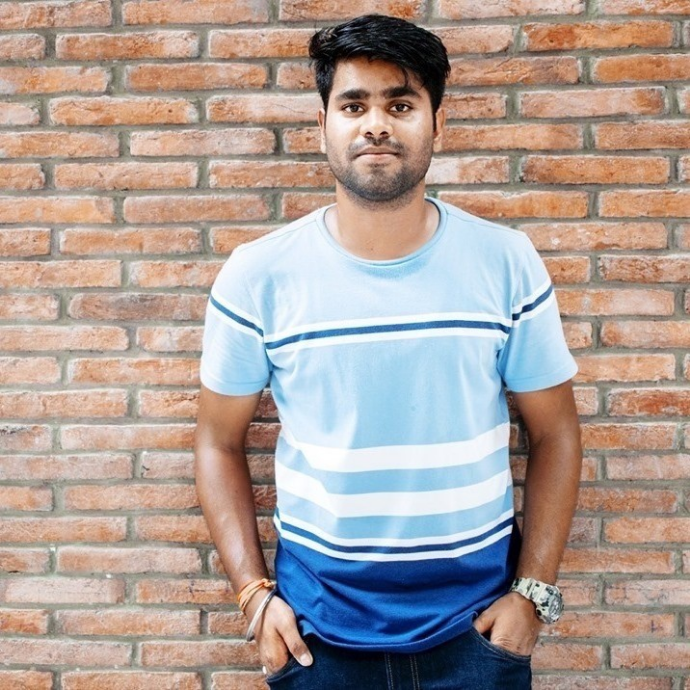
#> input picture img/aryasoni.png, 690 x 690 px, found by its file name
$ jupyter execute app.ipynb
#> lines starting #> are read from the running program, lines starting #| are printed output that depends on the picture; after the words box and inside, x2 and y2 are one past the last pixel; in counts of white or black regions, pixels touching at a corner belong together
[cell 1]
import cv2
import numpy as np

[cell 2]
img = cv2.imread("aryasoni.png")
#> img is the input picture: shape (690, 690, 3); mean B, G, R 152.7, 158.7, 172.9

# 1) Edges
gray = cv2.cvtColor(img, cv2.COLOR_BGR2GRAY)
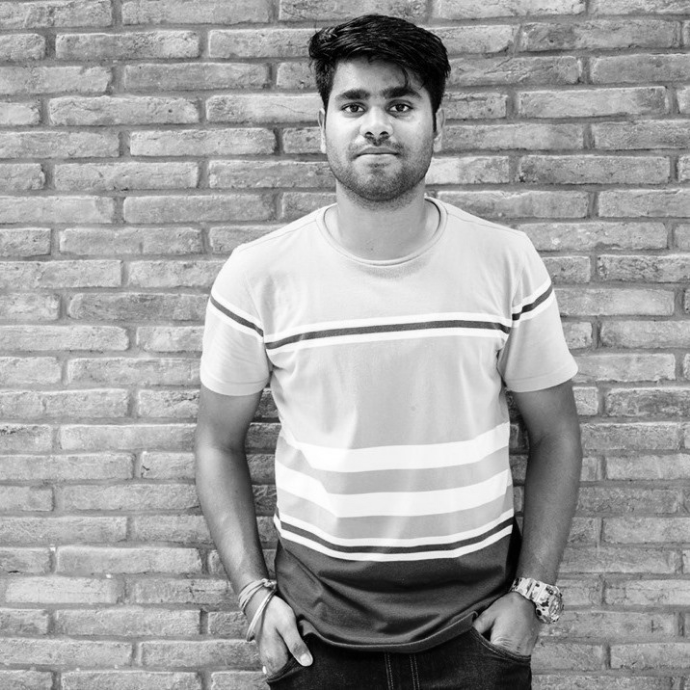
#> gray: shape (690, 690); min 0, max 255, mean 162.2
gray = cv2.medianBlur(gray, 5)
edges = cv2.adaptiveThreshold(gray, 255, cv2.ADAPTIVE_THRESH_MEAN_C, cv2.THRESH_BINARY, 9, 9)
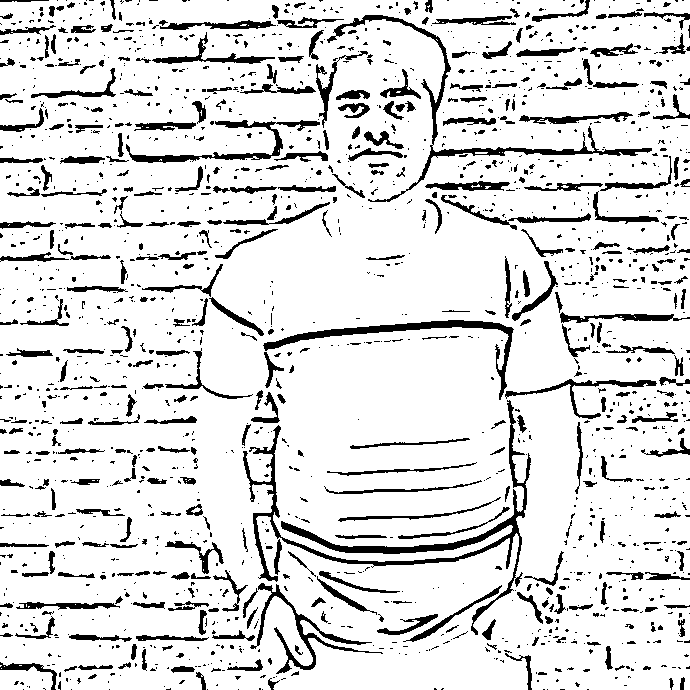
#> edges: shape (690, 690); 87% white; 1693 black regions (1283 under 20 px), largest, box (x1, y1, x2, y2) and area: (243, 400, 531, 635) 5054, (327, 15, 652, 202) 2527, (263, 320, 514, 400) 2088

# 2) Color
color = cv2.bilateralFilter(img, 9, 300, 300)

# 3) Cartoon
cartoon = cv2.bitwise_and(color, color, mask=edges)
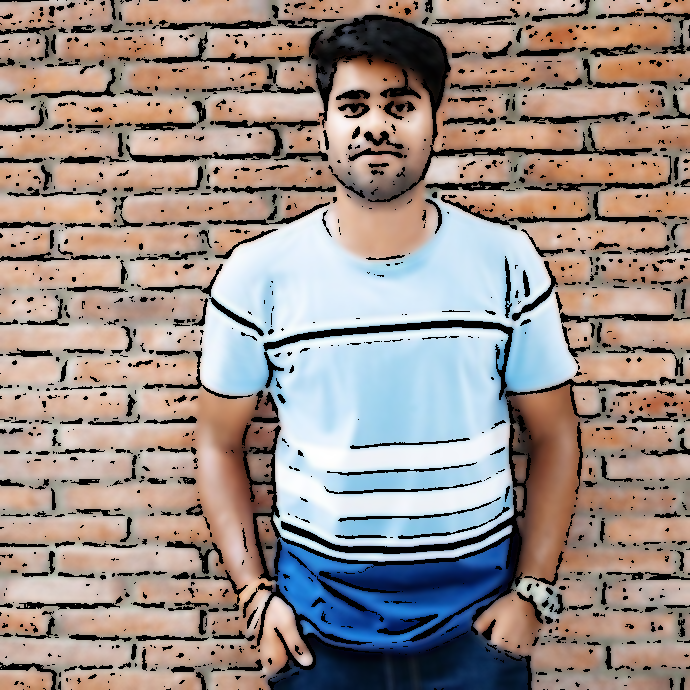
#> cartoon: shape (690, 690, 3); mean B, G, R 136.3, 141.9, 155.1


cv2.imshow("Image", img)
cv2.imshow("Cartoon", cartoon)
cv2.imshow("color", color)
cv2.imshow("edges", edges)
cv2.waitKey(0)
cv2.destroyAllWindows()
